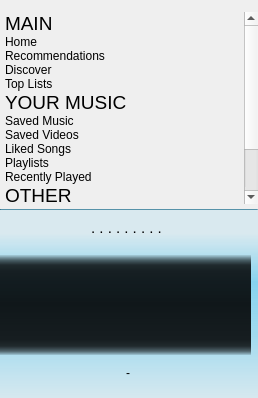
          <widget class="QWidget" name="left_panel" native="true">
           <property name="sizePolicy">
            <sizepolicy hsizetype="Expanding" vsizetype="Preferred">
             <horstretch>0</horstretch>
             <verstretch>0</verstretch>
            </sizepolicy>
           </property>
           <property name="styleSheet">
            <string notr="true">QWidget#left_panel{
border-left:0px;
border-bottom:0px;
border-top:0px;
border-right:1px;
background-color: qlineargradient(spread:pad, x1:0, y1:0, x2:0, y2:1, stop:0.129213 rgba(9, 178, 239, 25), stop:0.38764 rgba(9, 178, 239, 115), stop:0.679775 rgba(9, 178, 239, 84), stop:1 rgba(9, 178, 239, 27));
}

</string>
           </property>
           <layout class="QVBoxLayout" name="verticalLayout_2">
            <property name="spacing">
             <number>0</number>
            </property>
            <property name="leftMargin">
             <number>0</number>
            </property>
            <property name="topMargin">
             <number>0</number>
            </property>
            <property name="rightMargin">
             <number>0</number>
            </property>
            <property name="bottomMargin">
             <number>0</number>
            </property>
            <item>
             <layout class="QVBoxLayout" name="verticalLayout_4">
              <property name="leftMargin">
               <number>2</number>
              </property>
              <property name="topMargin">
               <number>12</number>
              </property>
              <property name="bottomMargin">
               <number>5</number>
              </property>
              <item>
               <widget class="QListWidget" name="left_list">
                <property name="minimumSize">
                 <size>
                  <width>164</width>
                  <height>0</height>
                 </size>
                </property>
                <property name="focusPolicy">
                 <enum>Qt::NoFocus</enum>
                </property>
                <property name="styleSheet">
                 <string notr="true">QListWidget{
	background-color: transparent;
	border:none;
}

QScrollBar:vertical {
	   background-color: transparent;
	   border:none;
       width: 10px;
       margin: 22px 0 22px 0;
   }
   QScrollBar::handle:vertical {
       background: grey;
       min-height: 20px;
   }</string>
                </property>
                <property name="verticalScrollBarPolicy">
                 <enum>Qt::ScrollBarAsNeeded</enum>
                </property>
                <property name="horizontalScrollBarPolicy">
                 <enum>Qt::ScrollBarAlwaysOff</enum>
                </property>
                <property name="spacing">
                 <number>3</number>
                </property>
                <item>
                 <property name="text">
                  <string>MAIN</string>
                 </property>
                 <property name="font">
                  <font>
                   <pointsize>14</pointsize>
                   <underline>false</underline>
                  </font>
                 </property>
                 <property name="flags">
                  <set>NoItemFlags</set>
                 </property>
                </item>
                <item>
                 <property name="text">
                  <string>Home</string>
                 </property>
                 <property name="icon">
                  <iconset resource="icons.qrc">
                   <normaloff>:/icons/sidebar/browse.png</normaloff>:/icons/sidebar/browse.png</iconset>
                 </property>
                </item>
                <item>
                 <property name="text">
                  <string>Recommendations</string>
                 </property>
                 <property name="icon">
                  <iconset resource="icons.qrc">
                   <normaloff>:/icons/sidebar/activity.png</normaloff>:/icons/sidebar/activity.png</iconset>
                 </property>
                </item>
                <item>
                 <property name="text">
                  <string>Discover</string>
                 </property>
                 <property name="icon">
                  <iconset resource="icons.qrc">
                   <normaloff>:/icons/sidebar/search.png</normaloff>:/icons/sidebar/search.png</iconset>
                 </property>
                </item>
                <item>
                 <property name="text">
                  <string>Top Lists</string>
                 </property>
                 <property name="icon">
                  <iconset resource="icons.qrc">
                   <normaloff>:/icons/sidebar/top_list.png</normaloff>:/icons/sidebar/top_list.png</iconset>
                 </property>
                </item>
                <item>
                 <property name="text">
                  <string>YOUR MUSIC</string>
                 </property>
                 <property name="font">
                  <font>
                   <pointsize>14</pointsize>
                  </font>
                 </property>
                 <property name="flags">
                  <set>NoItemFlags</set>
                 </property>
                </item>
                <item>
                 <property name="text">
                  <string>Saved Music</string>
                 </property>
                 <property name="icon">
                  <iconset resource="icons.qrc">
                   <normaloff>:/icons/sidebar/local.png</normaloff>:/icons/sidebar/local.png</iconset>
                 </property>
                </item>
                <item>
                 <property name="text">
                  <string>Saved Videos</string>
                 </property>
                 <property name="icon">
                  <iconset resource="icons.qrc">
                   <normaloff>:/icons/sidebar/video.png</normaloff>:/icons/sidebar/video.png</iconset>
                 </property>
                </item>
                <item>
                 <property name="text">
                  <string>Liked Songs</string>
                 </property>
                 <property name="icon">
                  <iconset resource="icons.qrc">
                   <normaloff>:/icons/sidebar/liked.png</normaloff>:/icons/sidebar/liked.png</iconset>
                 </property>
                </item>
                <item>
                 <property name="text">
                  <string>Playlists</string>
                 </property>
                 <property name="icon">
                  <iconset resource="icons.qrc">
                   <normaloff>:/icons/sidebar/add_playlist.png</normaloff>:/icons/sidebar/add_playlist.png</iconset>
                 </property>
                 <property name="flags">
                  <set>NoItemFlags</set>
                 </property>
                </item>
                <item>
                 <property name="text">
                  <string>Recently Played</string>
                 </property>
                 <property name="icon">
                  <iconset resource="icons.qrc">
                   <normaloff>:/icons/sidebar/recent.png</normaloff>:/icons/sidebar/recent.png</iconset>
                 </property>
                </item>
                <item>
                 <property name="text">
                  <string>OTHER</string>
                 </property>
                 <property name="font">
                  <font>
                   <pointsize>14</pointsize>
                  </font>
                 </property>
                 <property name="flags">
                  <set>NoItemFlags</set>
                 </property>
                </item>
                <item>
                 <property name="text">
                  <string>Youtube</string>
                 </property>
                 <property name="icon">
                  <iconset resource="icons.qrc">
                   <normaloff>:/icons/sidebar/youtube.png</normaloff>:/icons/sidebar/youtube.png</iconset>
                 </property>
                </item>
                <item>
                 <property name="text">
                  <string>Youtube Playlist</string>
                 </property>
                 <property name="icon">
                  <iconset resource="icons.qrc">
                   <normaloff>:/icons/sidebar/playlist.png</normaloff>:/icons/sidebar/playlist.png</iconset>
                 </property>
                </item>
                <item>
                 <property name="text">
                  <string>SoundCloud</string>
                 </property>
                 <property name="icon">
                  <iconset resource="icons.qrc">
                   <normaloff>:/icons/sidebar/soundcloud.png</normaloff>:/icons/sidebar/soundcloud.png</iconset>
                 </property>
                </item>
                <item>
                 <property name="text">
                  <string>Internet Radio</string>
                 </property>
                 <property name="icon">
                  <iconset resource="icons.qrc">
                   <normaloff>:/icons/sidebar/radio.png</normaloff>:/icons/sidebar/radio.png</iconset>
                 </property>
                </item>
               </widget>
              </item>
             </layout>
            </item>
            <item>
             <widget class="nowPlaying" name="nowplaying_widget" native="true">
              <property name="sizePolicy">
               <sizepolicy hsizetype="Expanding" vsizetype="Maximum">
                <horstretch>0</horstretch>
                <verstretch>0</verstretch>
               </sizepolicy>
              </property>
              <property name="styleSheet">
               <string notr="true">QWidget#nowplaying_widget{
border-left:0px;
border-bottom:0px;
border-top:0px ;
border-right:1px;
background-color: qlineargradient(spread:pad, x1:0, y1:0, x2:0, y2:1, stop:0.129213 rgba(9, 178, 239, 25), stop:0.38764 rgba(9, 178, 239, 115), stop:0.679775 rgba(9, 178, 239, 84), stop:1 rgba(9, 178, 239, 27));
}
</string>
              </property>
              <layout class="QVBoxLayout" name="verticalLayout_7">
               <property name="spacing">
                <number>0</number>
               </property>
               <property name="leftMargin">
                <number>0</number>
               </property>
               <property name="topMargin">
                <number>0</number>
               </property>
               <property name="rightMargin">
                <number>0</number>
               </property>
               <property name="bottomMargin">
                <number>7</number>
               </property>
               <item>
                <widget class="Line" name="line">
                 <property name="minimumSize">
                  <size>
                   <width>0</width>
                   <height>1</height>
                  </size>
                 </property>
                 <property name="maximumSize">
                  <size>
                   <width>16777215</width>
                   <height>1</height>
                  </size>
                 </property>
                 <property name="styleSheet">
                  <string notr="true">background-color: rgba(38,106,133,50%);
</string>
                 </property>
                 <property name="orientation">
                  <enum>Qt::Horizontal</enum>
                 </property>
                </widget>
               </item>
               <item>
                <widget class="QWidget" name="nowPlayingGrip" native="true">
                 <property name="mouseTracking">
                  <bool>true</bool>
                 </property>
                 <layout class="QHBoxLayout" name="horizontalLayout_12">
                  <property name="leftMargin">
                   <number>0</number>
                  </property>
                  <property name="topMargin">
                   <number>7</number>
                  </property>
                  <property name="rightMargin">
                   <number>0</number>
                  </property>
                  <item>
                   <widget class="controlButton" name="smartMode">
                    <property name="sizePolicy">
                     <sizepolicy hsizetype="Maximum" vsizetype="Fixed">
                      <horstretch>0</horstretch>
                      <verstretch>0</verstretch>
                     </sizepolicy>
                    </property>
                    <property name="minimumSize">
                     <size>
                      <width>0</width>
                      <height>0</height>
                     </size>
                    </property>
                    <property name="toolTip">
                     <string>Switch to Smart Mode</string>
                    </property>
                    <property name="styleSheet">
                     <string notr="true">border:none;</string>
                    </property>
                    <property name="text">
                     <string/>
                    </property>
                    <property name="icon">
                     <iconset resource="icons.qrc">
                      <normaloff>:/icons/olivia_mini_icon.png</normaloff>:/icons/olivia_mini_icon.png</iconset>
                    </property>
                    <property name="iconSize">
                     <size>
                      <width>22</width>
                      <height>22</height>
                     </size>
                    </property>
                   </widget>
                  </item>
                  <item>
                   <spacer name="horizontalSpacer">
                    <property name="orientation">
                     <enum>Qt::Horizontal</enum>
                    </property>
                    <property name="sizeHint" stdset="0">
                     <size>
                      <width>40</width>
                      <height>20</height>
                     </size>
                    </property>
                   </spacer>
                  </item>
                  <item>
                   <widget class="QLabel" name="visible_state">
                    <property name="sizePolicy">
                     <sizepolicy hsizetype="Maximum" vsizetype="Preferred">
                      <horstretch>0</horstretch>
                      <verstretch>0</verstretch>
                     </sizepolicy>
                    </property>
                    <property name="font">
                     <font>
                      <pointsize>14</pointsize>
                     </font>
                    </property>
                    <property name="mouseTracking">
                     <bool>true</bool>
                    </property>
                    <property name="styleSheet">
                     <string notr="true">background-color: transparent;</string>
                    </property>
                    <property name="text">
                     <string>&lt;html&gt;&lt;head/&gt;&lt;body&gt;&lt;p align=&quot;center&quot;&gt;&lt;span style=&quot; font-size:11pt;&quot;&gt;.    .   .  . . .  .   .    .&lt;/span&gt;&lt;/p&gt;&lt;/body&gt;&lt;/html&gt;</string>
                    </property>
                    <property name="alignment">
                     <set>Qt::AlignCenter</set>
                    </property>
                    <property name="textInteractionFlags">
                     <set>Qt::NoTextInteraction</set>
                    </property>
                   </widget>
                  </item>
                  <item>
                   <spacer name="horizontalSpacer_4">
                    <property name="orientation">
                     <enum>Qt::Horizontal</enum>
                    </property>
                    <property name="sizeHint" stdset="0">
                     <size>
                      <width>40</width>
                      <height>20</height>
                     </size>
                    </property>
                   </spacer>
                  </item>
                  <item>
                   <widget class="QLineEdit" name="state">
                    <property name="maximumSize">
                     <size>
                      <width>0</width>
                      <height>16777215</height>
                     </size>
                    </property>
                   </widget>
                  </item>
                  <item>
                   <widget class="controlButton" name="miniMode">
                    <property name="sizePolicy">
                     <sizepolicy hsizetype="Maximum" vsizetype="Fixed">
                      <horstretch>0</horstretch>
                      <verstretch>0</verstretch>
                     </sizepolicy>
                    </property>
                    <property name="minimumSize">
                     <size>
                      <width>0</width>
                      <height>0</height>
                     </size>
                    </property>
                    <property name="toolTip">
                     <string>Switch to Mini mode</string>
                    </property>
                    <property name="styleSheet">
                     <string notr="true">border:none;</string>
                    </property>
                    <property name="text">
                     <string/>
                    </property>
                    <property name="icon">
                     <iconset resource="icons.qrc">
                      <normaloff>:/icons/mini_mode.png</normaloff>:/icons/mini_mode.png</iconset>
                    </property>
                    <property name="iconSize">
                     <size>
                      <width>22</width>
                      <height>22</height>
                     </size>
                    </property>
                   </widget>
                  </item>
                 </layout>
                </widget>
               </item>
               <item>
                <layout class="QHBoxLayout" name="horizontalLayout_8">
                 <property name="topMargin">
                  <number>7</number>
                 </property>
                 <item>
                  <widget class="QWidget" name="vis_widget" native="true">
                   <property name="minimumSize">
                    <size>
                     <width>0</width>
                     <height>100</height>
                    </size>
                   </property>
                   <property name="styleSheet">
                    <string notr="true">QWidget #vis_widget{
background-color: qlineargradient(spread:reflect, x1:1, y1:1, x2:1, y2:0, stop:0 rgba(0, 0, 0, 22), stop:0.0403361 rgba(0, 0, 0, 141), stop:0.0890756 rgba(0, 0, 0, 206), stop:0.156303 rgba(0, 0, 0, 221), stop:0.51145 rgba(0, 0, 0, 227), stop:0.842017 rgba(0, 0, 0, 218), stop:0.90084 rgba(0, 0, 0, 206), stop:0.951261 rgba(0, 0, 0, 141), stop:1 rgba(0, 0, 0, 22));
}</string>
                   </property>
                   <layout class="QVBoxLayout" name="verticalLayout_14">
                    <property name="leftMargin">
                     <number>0</number>
                    </property>
                    <property name="topMargin">
                     <number>10</number>
                    </property>
                    <property name="rightMargin">
                     <number>0</number>
                    </property>
                    <property name="bottomMargin">
                     <number>10</number>
                    </property>
                    <item>
                     <widget class="QLabel" name="visualizer">
                      <property name="sizePolicy">
                       <sizepolicy hsizetype="Expanding" vsizetype="Expanding">
                        <horstretch>0</horstretch>
                        <verstretch>0</verstretch>
                       </sizepolicy>
                      </property>
                      <property name="minimumSize">
                       <size>
                        <width>0</width>
                        <height>80</height>
                       </size>
                      </property>
                      <property name="text">
                       <string/>
                      </property>
                      <property name="alignment">
                       <set>Qt::AlignCenter</set>
                      </property>
                     </widget>
                    </item>
                   </layout>
                  </widget>
                 </item>
                 <item>
                  <widget class="QLabel" name="cover">
                   <property name="styleSheet">
                    <string notr="true">background-color: transparent;</string>
                   </property>
                   <property name="text">
                    <string/>
                   </property>
                   <property name="pixmap">
                    <pixmap resource="icons.qrc">:/icons/sidebar/album.png</pixmap>
                   </property>
                   <property name="scaledContents">
                    <bool>false</bool>
                   </property>
                   <property name="alignment">
                    <set>Qt::AlignCenter</set>
                   </property>
                  </widget>
                 </item>
                </layout>
               </item>
               <item>
                <widget class="QFrame" name="frame">
                 <property name="styleSheet">
                  <string notr="true">QLabel{
border:0px;
background-color: transparent;
}</string>
                 </property>
                 <layout class="QGridLayout" name="gridLayout">
                  <property name="leftMargin">
                   <number>7</number>
                  </property>
                  <item row="4" column="1">
                   <layout class="QHBoxLayout" name="artist_horizontalLayout">
                    <property name="topMargin">
                     <number>0</number>
                    </property>
                   </layout>
                  </item>
                  <item row="8" column="1">
                   <spacer name="verticalSpacer">
                    <property name="orientation">
                     <enum>Qt::Vertical</enum>
                    </property>
                    <property name="sizeHint" stdset="0">
                     <size>
                      <width>20</width>
                      <height>2</height>
                     </size>
                    </property>
                   </spacer>
                  </item>
                  <item row="1" column="1">
                   <spacer name="verticalSpacer_2">
                    <property name="orientation">
                     <enum>Qt::Vertical</enum>
                    </property>
                    <property name="sizeHint" stdset="0">
                     <size>
                      <width>20</width>
                      <height>2</height>
                     </size>
                    </property>
                   </spacer>
                  </item>
                  <item row="5" column="1">
                   <layout class="QHBoxLayout" name="album_horizontalLayout">
                    <property name="topMargin">
                     <number>0</number>
                    </property>
                   </layout>
                  </item>
                  <item row="2" column="1">
                   <layout class="QHBoxLayout" name="horizontalLayout_16">
                    <property name="topMargin">
                     <number>0</number>
                    </property>
                    <item>
                     <widget class="ElidedLabel" name="nowP_title">
                      <property name="text">
                       <string>-</string>
                      </property>
                      <property name="alignment">
                       <set>Qt::AlignCenter</set>
                      </property>
                     </widget>
                    </item>
                   </layout>
                  </item>
                 </layout>
                </widget>
               </item>
              </layout>
             </widget>
            </item>
           </layout>
          </widget>
